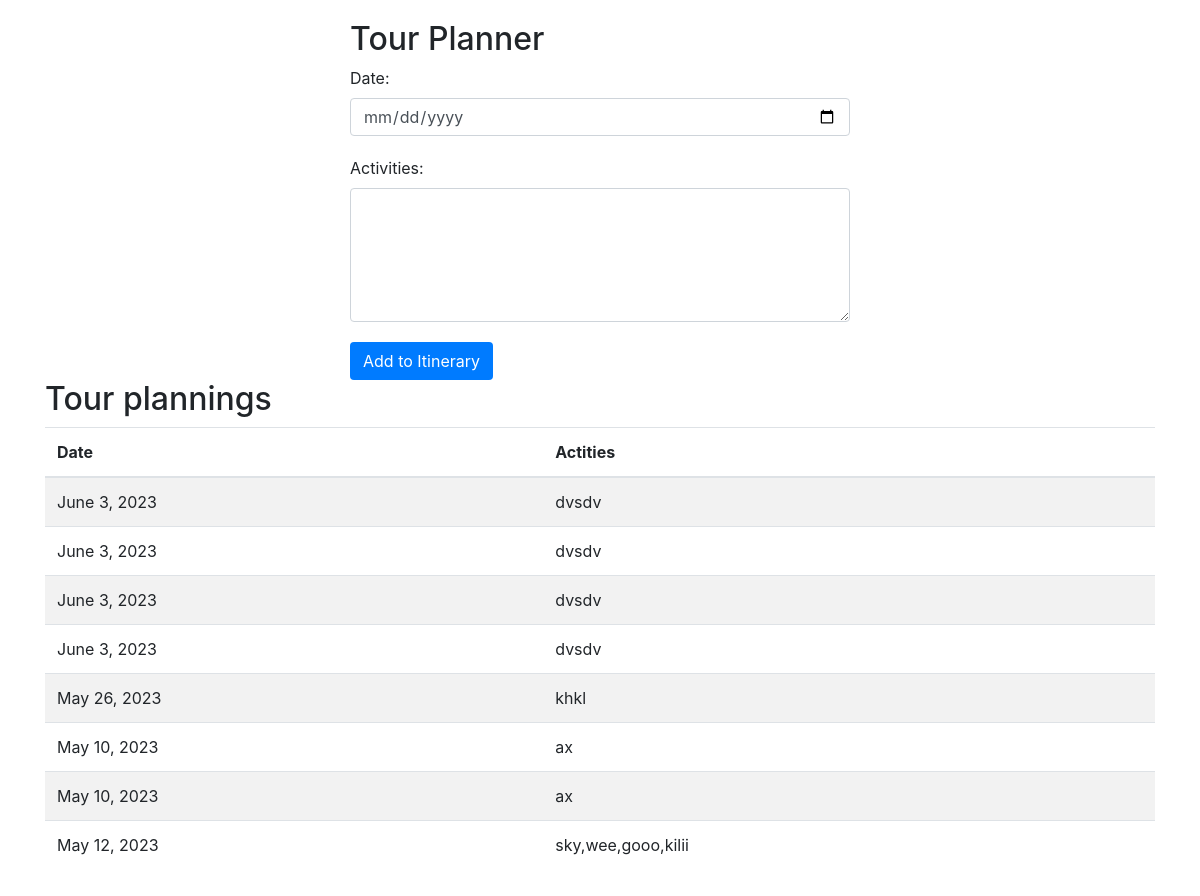
The app's page /tour_planner/ (signed in) with its own data.
### crimeapp/models.py (models this page shows)
class TourPlanner(models.Model):
    user=models.ForeignKey(User,on_delete=models.CASCADE,null=True)
    start_date = models.DateField()
    activities = models.CharField(max_length=200)

### crimeapp/views.py (the view)
# urls.py: path('tour_planner/', views.tour_planner, name="tour_planner"),
def tour_planner(request):
    if request.method == 'POST':
        TourPlanner.objects.create(user=request.user,start_date=request.POST.get('date'),activities=request.POST.get('activities'))
        entries = TourPlanner.objects.filter(user=request.user)
        context = {
            'entries': entries
        }
        return render(request, 'tour_planner.html', context)
    else:
        entries = TourPlanner.objects.filter(user=request.user)
        context = {
            'entries': entries
        }
        return render(request, 'tour_planner.html', context)

### crimeapp/templates/tour_planner.html (shortened to what this page needs)
<!DOCTYPE html>
<html>
<head>
  <link rel="stylesheet" href="https://stackpath.bootstrapcdn.com/bootstrap/4.5.2/css/bootstrap.min.css">
</head>
<body>
  <div class="container">
    <div class="tour-form">
      <h2>Tour Planner</h2>
        <form method="POST" action="{% url 'tour_planner' %}">
          <div class="form-group">
          <label for="date">Date:</label>
        <input type="date" name="date" id="date" required class="form-control">
        </div>
        <div class="form-group">
          <label for="activities">Activities:</label>
        <textarea name="activities" id="activities" rows="5" required class="form-control"></textarea>
        </div>
        <button type="submit" class="btn btn-submit">Add to Itinerary</button>
      </form>
      </div>
      <h2>Tour plannings</h2>
    <table class="table table-striped weekly-data">
      <thead>
        <tr>
          <th>Date</th>
          <th>Actities</th>
        </tr>
      </thead>
      <tbody>
        {% for entry in entries %}
        <tr>
          <td>{{ entry.start_date }}</td>
          <td>{{ entry.activities }}</td>
        </tr>
        {% endfor %}
      </tbody>
    </table>
  </div>
</body>
</html>

### crimeapp/templates/tour_planner.html (style rules this page uses)
body { padding: 20px; }
.tour-form { max-width: 500px; margin: 0 auto; }
.form-group { margin-bottom: 20px; }
.btn-submit { background-color: #007bff; color: #fff; }

### records on screen
TourPlanner: start_date "June 3, 2023", activities "dvsdv"
TourPlanner: start_date "June 3, 2023", activities "dvsdv"
TourPlanner: start_date "June 3, 2023", activities "dvsdv"
TourPlanner: start_date "June 3, 2023", activities "dvsdv"
TourPlanner: start_date "May 26, 2023", activities "khkl"
TourPlanner: start_date "May 10, 2023", activities "ax"
TourPlanner: start_date "May 10, 2023", activities "ax"
TourPlanner: start_date "May 12, 2023", activities "sky,wee,gooo,kilii"
